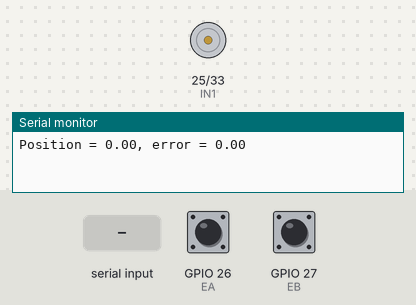
The sketch below on a simulated ESP32. Parts: motor-driver pin pairs drawn as motors (green arrow = first pin HIGH = forward, orange = second pin HIGH = backward, longer = more drive, scaled by the enable pin), the last lines printed to the serial monitor. Inputs (shaded band) come from the test bench; at power-on: GPIO 26 (EA) HIGH, GPIO 27 (EB) HIGH.

Above: at 1.2 s.
1.3 s: GPIO 26 (EA) pulled LOW for 0.15 s
2.9 s: "90,45\n" received over Serial
At 3.6 s:
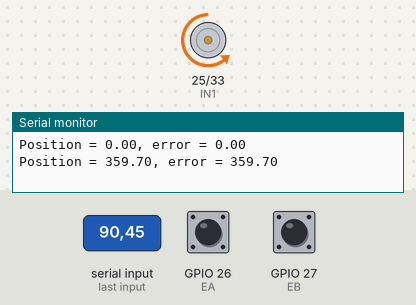
4.4 s: "30,150\n" received over Serial
At 4.7 s:
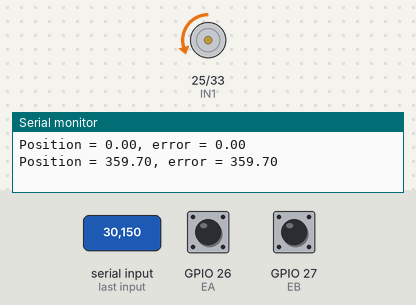
5.9 s: "200\n" received over Serial
At 7.1 s:
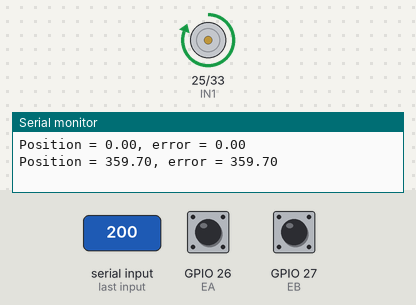
7.4 s: "90\n" received over Serial
At 8.2 s:
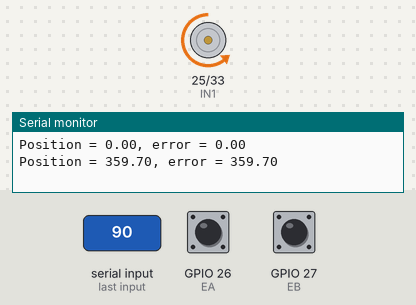
8.9 s: GPIO 26 (EA) pulled LOW for 1 s
At 11.3 s:
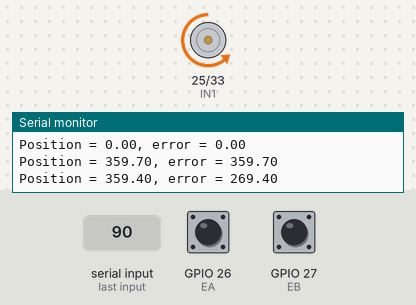
Timing chart, 0 to 12.4 s (numbered marks = the images above; inputs shaded):
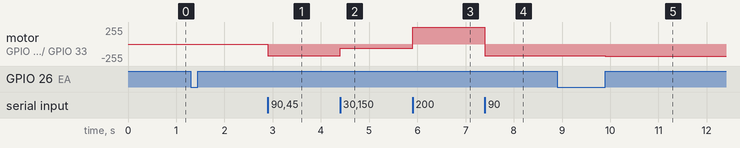

Measured:
- after the input at 2.9 s, motor on GPIO 25 (IN1) / GPIO 33 (IN2): stopped → backward 179/255 at once
- after the input at 4.4 s, motor on GPIO 25 (IN1) / GPIO 33 (IN2): backward 179/255 → backward 60/255 at once
- after the input at 5.9 s, motor on GPIO 25 (IN1) / GPIO 33 (IN2): backward 60/255 → forward 255/255 at once
- after the input at 7.4 s, motor on GPIO 25 (IN1) / GPIO 33 (IN2): forward 255/255 → backward 179/255 at once
- after the input at 8.9 s, motor on GPIO 25 (IN1) / GPIO 33 (IN2): backward 179/255 → backward 180/255 after 1.0 s

The sketch:

final_code_esp32_Set_point.ino
```cpp
/*This code gives custom PWMs using an ESP32 and reads angle from an encoder.
 * Errors facing initially:
 * -For high speeds, the ESP32 was rebooting due to access of illegal memory
 * -Also for low speeds of motor, there was still the same issue but after some time interval.
 *
 * Due to these errors the angle rotated by the motor was always going back to zero.
 *
 * Changes done to fix the issues:
 * -Added portMUX_TYPE mux which is used to ensure only one task or interrupt can access the resource at a time.
 * -Used portENTER_CRITICAl & portEXIT_CRITICAL so that the critcal code is note interrupted.
 * -Used a local copy of counter in the main loop to minimize the time spent in critical sections.
 * -Used IRAM_ATTR for the ISR function. This tells the compiler to place the specific function into the Internal RAM(IRAM) instead of flash memory
 *
 * For more details of these changes refer to markdown file in this folder.
 */


#include <math.h>

volatile float SP, error = 0;
volatile int counter = 0;
 // This variable will increase or decrease depending on the rotation of encoder
volatile int temp = 360;
// Define a portMUX_TYPE variable
portMUX_TYPE mux = portMUX_INITIALIZER_UNLOCKED;

const int pwmPin = 13;  // Onboard LED

// Setting PWM properties
const int freq = 10000;
const int resolution = 10; //Resolution can be 8, 10, 12, 15

const int IN1 = 25;
const int IN2 = 33;

const int EA = 26;
const int EB = 27;
float rot_angle, post = 0;

void IRAM_ATTR enc_isr0() {
  // ai0 is activated if DigitalPin nr 2 is going from LOW to HIGH
  // Check pin 3 to determine the direction
  portENTER_CRITICAL_ISR(&mux);
  if (digitalRead(27) == LOW) {
    counter++;
  } else {
    counter--;
  }
  portEXIT_CRITICAL_ISR(&mux);
}

void IRAM_ATTR enc_isr1() {
  // ai1 is activated if DigitalPin nr 3 is going from LOW to HIGH
  // Check pin 2 to determine the direction
  portENTER_CRITICAL_ISR(&mux);
  if (digitalRead(26) == LOW) {
    counter--;
  } else {
    counter++;
  }
  portEXIT_CRITICAL_ISR(&mux);
}
void IRAM_ATTR pid_sig(){

  float p = 8;

  portENTER_CRITICAL_ISR(&mux);
      float sig = error*p;
    if(sig>1024)
      analogWrite(pwmPin,1024);
    else if(sig>0)
      analogWrite(pwmPin, sig);
    else
      analogWrite(pwmPin, 0);
  portEXIT_CRITICAL_ISR(&mux);
  }
void setup() {
  Serial.begin(115200);
  pinMode(pwmPin,OUTPUT);

  pinMode(IN1,OUTPUT);
  pinMode(IN2,OUTPUT);

  digitalWrite(IN1,LOW);
  digitalWrite(IN2,HIGH);
  analogWriteResolution(pwmPin, resolution);
  analogWriteFrequency(pwmPin, freq);

  pinMode(EA, INPUT_PULLUP); // Internal pullup input pin 2
  pinMode(EB, INPUT_PULLUP); // Internal pullup input pin 3

  // Setting up interrupts
  // A rising pulse from encoder activates ai0().
  attachInterrupt(digitalPinToInterrupt(EA), enc_isr0, RISING);

  // B rising pulse from encoder activates ai1().
  attachInterrupt(digitalPinToInterrupt(EB), enc_isr1, RISING);
}

void loop() {
  int localCounter;
  portENTER_CRITICAL(&mux);
  localCounter = counter;
  portEXIT_CRITICAL(&mux);

  if (localCounter != temp) {
    rot_angle = localCounter * (360.0 / 1200.0);
    int rev = (rot_angle >= 0) ? (rot_angle / 360) : ((rot_angle-360) / 360);
    post = rot_angle - 360*rev;
    Serial.print("Position = ");
    Serial.print(post);
    Serial.print(", ");
    // Serial.println("Angle Rotated = " + String(rot_angle));
    Serial.print("error = ");
    Serial.println(fabs(post-SP));
    // Serial.println("rev = " + String(rev));
    temp = localCounter;
  }
  // Check if there's any user input available
  if (Serial.available() > 0) {
    // Read the input as a string
    String input = Serial.readStringUntil('\n');
    SP = input.toInt();
  }

  if((SP-post<=180 && SP-post>0) ){       //clockwise if it does not cross 0 degree mark
    digitalWrite(IN1,LOW);
    digitalWrite(IN2,HIGH);
    error = SP-post;
    pid_sig();
  }
  else if ((post-SP<=180 && post-SP>0) ){   //anti-clockwise if it does not cross 0 degree mark
    digitalWrite(IN1,HIGH);
    digitalWrite(IN2,LOW);
    error = post - SP;
    pid_sig();
  }
  else if((post>=180 && 360-post+SP<=180)){       //clockwise if it does cross 0 degree mark
    digitalWrite(IN1,LOW);
    digitalWrite(IN2,HIGH);
    error = 360-post+SP;
    pid_sig();

  }
  else if ((SP>=180 && 360-SP+post<=180)){   //anti-clockwise if it does cross 0 degree mark
    digitalWrite(IN1,HIGH);
    digitalWrite(IN2,LOW);
    error = 360-SP+post;
    pid_sig();
  }
  else if(SP==post){
    error = 0;
    digitalWrite(IN1,LOW);
    digitalWrite(IN2,LOW);
    pid_sig();
  }
}
```
